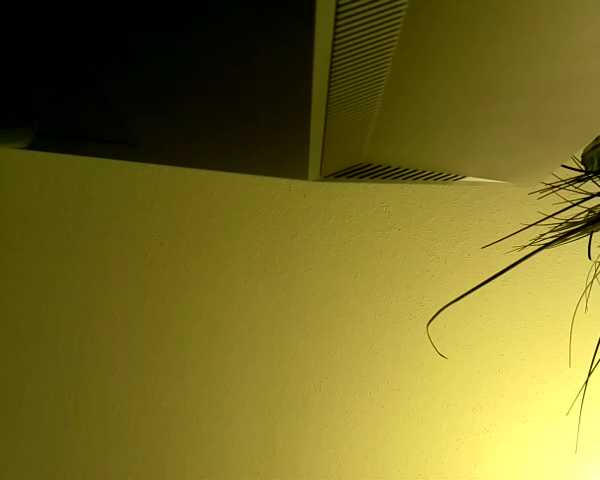
#> input picture frame 9 of ALS2/src/noface.mp4, 600 x 480 px
$ python analyze_video_noface.py ../../data/saved_images/1.png   (Python 2 division)   (older library calls are emulated)
#> lines starting #> are read from the running program, lines starting #| are printed output that depends on the picture; after the words box and inside, x2 and y2 are one past the last pixel; in counts of white or black regions, pixels touching at a corner belong together
### ALS2/src/common.py
#!/usr/bin/env python

'''
This module contais some common routines used by other samples.
'''

import numpy as np
import cv2
import os
from contextlib import contextmanager
import itertools as it

image_extensions = ['.bmp', '.jpg', '.jpeg', '.png', '.tif', '.tiff', '.pbm', '.pgm', '.ppm']

class Bunch(object):
    def __init__(self, **kw):
        self.__dict__.update(kw)
    def __str__(self):
        return str(self.__dict__)

# [4 lines left out: function splitfn, not called in this run]

def anorm2(a):
    return (a*a).sum(-1)
def anorm(a):
    return np.sqrt( anorm2(a) )

# [39 lines left out: functions homotrans, to_rect, rect2rect_mtx, lookat, mtx2rvec, not called in this run]

def draw_str(dst, (x, y), s):
    cv2.putText(dst, s, (x+1, y+1), cv2.FONT_HERSHEY_PLAIN, 1.0, (0, 0, 0), thickness = 2, lineType=cv2.CV_AA)
    cv2.putText(dst, s, (x, y), cv2.FONT_HERSHEY_PLAIN, 1.0, (255, 255, 255), lineType=cv2.CV_AA)

class Sketcher:
    def __init__(self, windowname, dests, colors_func):
        # [8 lines left out: function __init__, not called in this run]
    def show(self):
        cv2.imshow(self.windowname, self.dests[0])

    def on_mouse(self, event, x, y, flags, param):
        # [12 lines left out: function on_mouse, not called in this run]

# palette data from matplotlib/_cm.py
_jet_data =   {'red':   ((0., 0, 0), (0.35, 0, 0), (0.66, 1, 1), (0.89,1, 1),
                         (1, 0.5, 0.5)),
               'green': ((0., 0, 0), (0.125,0, 0), (0.375,1, 1), (0.64,1, 1),
                         (0.91,0,0), (1, 0, 0)),
               'blue':  ((0., 0.5, 0.5), (0.11, 1, 1), (0.34, 1, 1), (0.65,0, 0),
                         (1, 0, 0))}

cmap_data = { 'jet' : _jet_data }

def make_cmap(name, n=256):
    # [14 lines left out: function make_cmap, not called in this run]
def nothing(*arg, **kw):
    pass

def clock():
    return cv2.getTickCount() / cv2.getTickFrequency()

@contextmanager
# [8 lines left out: function Timer, not called in this run]
class StatValue:
    def __init__(self, smooth_coef = 0.5):
        self.value = None
        self.smooth_coef = smooth_coef
    def update(self, v):
        # [6 lines left out: function update, not called in this run]
class RectSelector:
    def __init__(self, win, callback):
        # [30 lines left out: functions __init__, onmouse, draw, not called in this run]
    def dragging(self):
        return self.drag_rect is not None


def grouper(n, iterable, fillvalue=None):
    # [4 lines left out: function grouper, not called in this run]
def mosaic(w, imgs):
    # [12 lines left out: function mosaic, not called in this run]
def getsize(img):
    h, w = img.shape[:2]
    return w, h

def mdot(*args):
    return reduce(np.dot, args)

def draw_keypoints(vis, keypoints, color = (0, 255, 255)):
    # [4 lines left out: function draw_keypoints, not called in this run]
### ALS2/src/Old versions/analyze_video_noface.py
# [5 lines of commented-out code are left out]
import cv2
import cv2.cv as cv
from video import create_capture
from common import clock, draw_str
import sys
import getopt
#from Arduino import Arduino

import serial

### THIS IS THE VIDEO THAT WILL BE PROCESSED
video_file_name = '../noface.mp4'


help_message = '''
USAGE: facedetect.py [--cascade <cascade_fn>] [--nested-cascade <cascade_fn>] [<video_source>]
'''

def detect(img, cascade):
    rects = cascade.detectMultiScale(img, scaleFactor=1.3, minNeighbors=4, minSize=(30, 30), flags = cv.CV_HAAR_SCALE_IMAGE)
    if len(rects) == 0:
        return []
    rects[:,2:] += rects[:,:2]
    return rects
#    logfile = open("logfile.txt", "a")
 #   logfile.write("Found a face")

def draw_rects(img, rects, color):
    for x1, y1, x2, y2 in rects:
        cv2.rectangle(img, (x1, y1), (x2, y2), color, 2)

connected = False
ser = serial.Serial("/dev/ttyACM0",9600)

# [6 lines of commented-out code are left out]


if __name__ == '__main__':


    print help_message

    args, video_src = getopt.getopt(sys.argv[1:], '', ['cascade=', 'nested-cascade='])
    try: video_src = video_src[0]
    except: video_src = 0
    args = dict(args)
    cascade_fn = args.get('--cascade', "../data/haarcascades/haarcascade_frontalface_alt.xml")
    nested_fn  = args.get('--nested-cascade', "../data/haarcascades/haarcascade_eye.xml")

    cascade = cv2.CascadeClassifier(cascade_fn)
    nested = cv2.CascadeClassifier(nested_fn)

    cap = cv2.VideoCapture(video_file_name)
    width= cap.get(3)
    height = cap.get(4)
    print width
    # [8 lines of commented-out code are left out]
    captured_frame_number = 0

    while(cap.isOpened()):
        ret, frame = cap.read()
#> frame is the input picture: shape (480, 600, 3); mean B, G, R 36.6, 108, 117.2
        gray = cv2.cvtColor(frame, cv2.COLOR_BGR2GRAY)
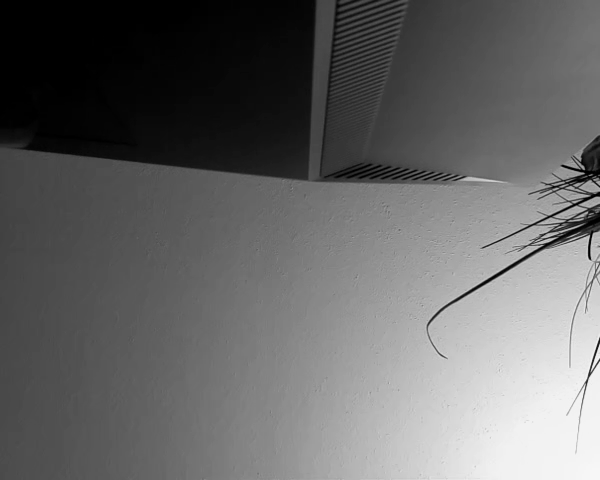
#> gray: shape (480, 600); min 0, max 247, mean 102.6
        gray = cv2.equalizeHist(gray)
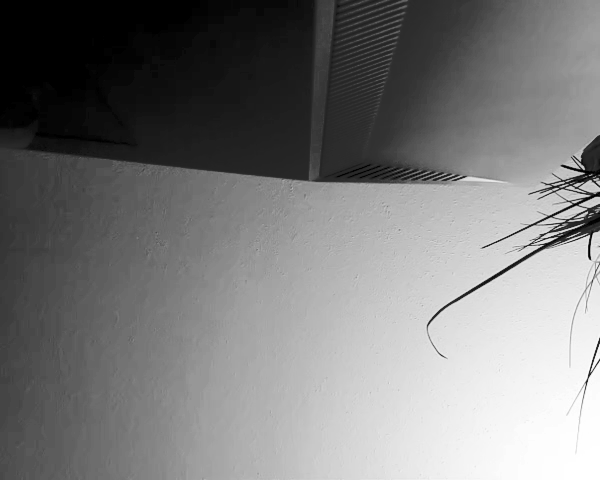
#> gray: shape (480, 600); min 0, max 255, mean 122.7

        t = clock()
        rects = detect(gray, cascade)
#> in detect, `rects = cascade.detectMultiScale(img, scaleFactor=1.3, minNeighbors=4,..`: rects = ()
#> rects = []
        vis = frame.copy()
        draw_rects(vis, rects, (0, 255, 0))
        for x1, y1, x2, y2 in rects:
            roi = gray[y1:y2, x1:x2]
            vis_roi = vis[y1:y2, x1:x2]
            cv2.imshow('subregion', vis_roi)
            subrects = detect(roi.copy(), nested)
            draw_rects(vis_roi, subrects, (255, 0, 0))
	    log = open("facefile.txt", "a")
	    log.write("found a face")
	    ser.write("1")

            while ser.read() == 1:
		ser.read()
#> this loop made 0 passes

        dt = clock() - t
#> dt = 0.0228

        draw_str(vis, (20, 20), 'time: %.1f ms' % (dt*1000))
#> in draw_str, ``:
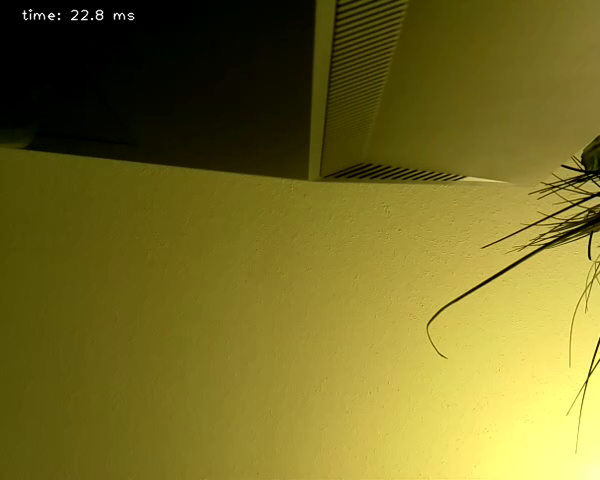
#> dst: shape (480, 600, 3); 0.2% of pixels changed, all inside (x1, y1, x2, y2) = (22, 9, 135, 21)
        cv2.imshow('facedetect', vis)
        captured_frame_number=captured_frame_number+1
#	ser = serial.Serial('/dev/tty/usbserial', 9600)
#	ser.write ('5')

        cv2.imwrite("../data/saved_images/{0:d}.png".format(captured_frame_number),vis)
        if cv2.waitKey(30) & 0xFF == ord('q'):
#> (key q is pressed here)
            cap.release()
            cv2.destroyAllWindows()
            break
